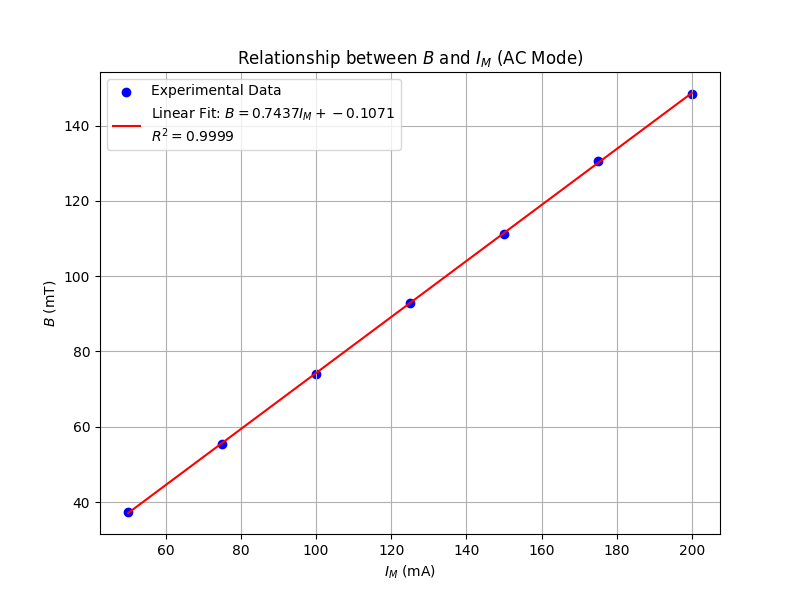

This figure's Python source:
import matplotlib.pyplot as plt
import numpy as np
from scipy import stats
import os

# Data
IM = np.array([50, 75, 100, 125, 150, 175, 200])
B = np.array([37.3, 55.5, 74.1, 92.9, 111.2, 130.6, 148.4])

# Linear Regression
slope, intercept, r_value, p_value, std_err = stats.linregress(IM, B)
line = slope * IM + intercept

# Plotting
plt.figure(figsize=(8, 6))
plt.scatter(IM, B, color='blue', label='Experimental Data')
plt.plot(IM, line, color='red', label=f'Linear Fit: $B={slope:.4f}I_M + {intercept:.4f}$\n$R^2={r_value**2:.4f}$')

plt.xlabel(r'$I_M$ (mA)')
plt.ylabel(r'$B$ (mT)')
plt.title(r'Relationship between $B$ and $I_M$ (AC Mode)')
plt.legend()
plt.grid(True)

# Save plot
output_dir = r'c:\Personal Profie\Profile\UCAS\t-Sophomore\S1 new\Nomal Physics Experiments\dsh\todo1 Measurement of Magnetic Field'
output_path = os.path.join(output_dir, 'plot_AC_B_IM.png')
plt.savefig(output_path)
print(f"Plot saved to {output_path}")
print(f"Slope: {slope}")
print(f"Intercept: {intercept}")
print(f"R-squared: {r_value**2}")
